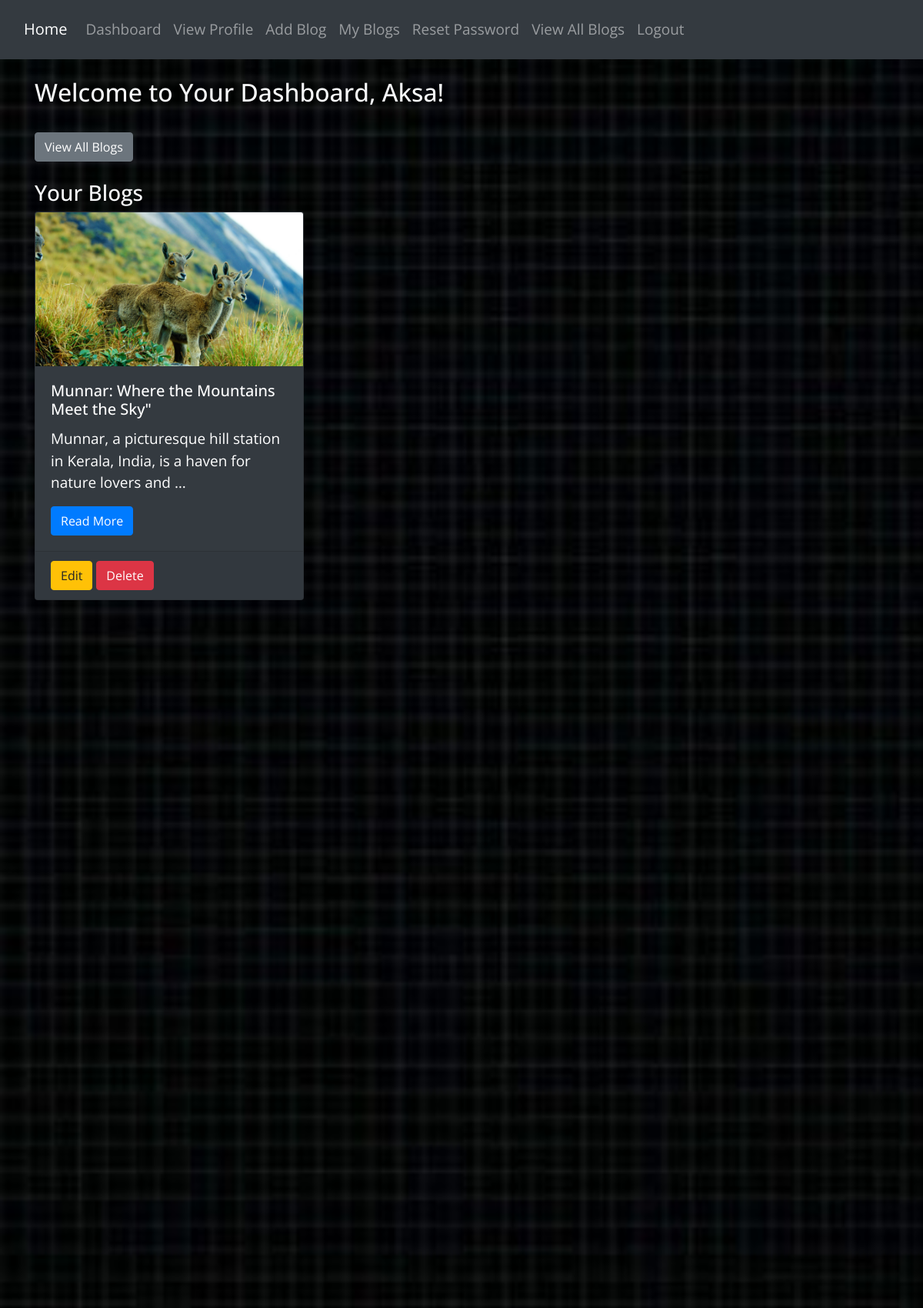
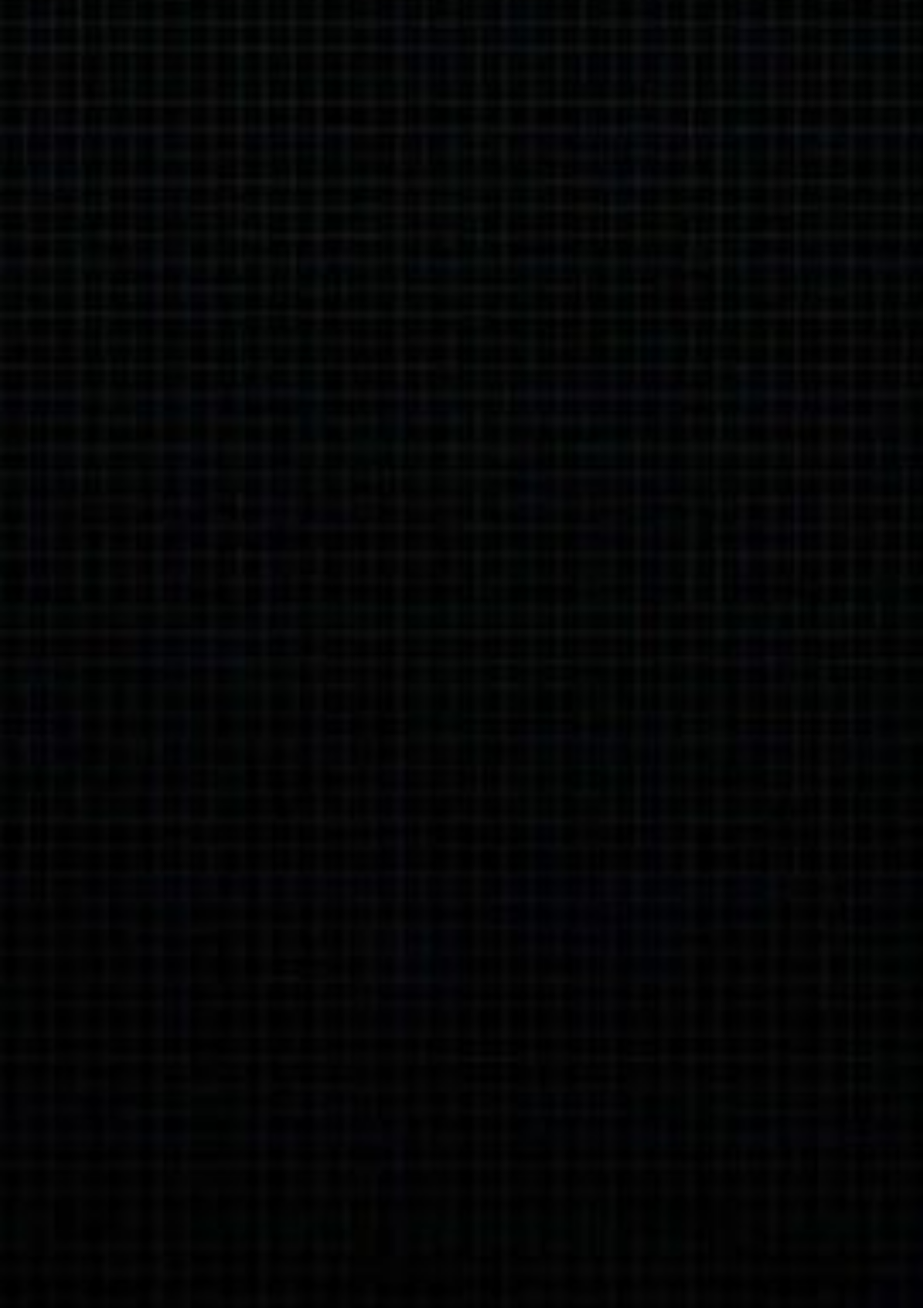
Page /user-home/ (signed in, upper part) on the committed database (2 pictures, top to bottom).
### adminpanel/models.py (models this page shows, shortened)
class Blog(models.Model):
    DRAFT = 'draft'
    PUBLISHED = 'published'
    STATUS_CHOICES = [
        (DRAFT, 'Draft'),
        (PUBLISHED, 'Published'),
    ]
    title = models.CharField(max_length=200)
    content = models.TextField()
    blog_image = models.ImageField(upload_to='blog_images/', null=True, blank=True)
    author = models.ForeignKey(User, on_delete=models.CASCADE,related_name='blogs')
    created_at = models.DateTimeField(default=timezone.now)
    updated_at = models.DateTimeField(auto_now=True)
    status = models.CharField(max_length=10, choices=STATUS_CHOICES, default=DRAFT)
    is_visible = models.BooleanField(default=True)

### userpanel/views.py (the view)
# urls.py: path('user-home/', views.user_home, name='user_home'),
@login_required
def user_home(request):
    blogs = Blog.objects.filter(author=request.user)
    context = {
        'blogs': blogs
    }
    return render(request, 'userpanel/user_home.html', context)

### userpanel/templates/userpanel/user_home.html (shortened to what this page needs)
{% extends 'userpanel/user_base.html' %}
{% block content %}
<div class="container mt-4">
    <h2 class="text-light">Welcome to Your Dashboard, {{ user.username }}!</h2>
    <hr class="text-light">
    <div class="text-end mb-3">
        <a href="{% url 'userpanel:blog_list' %}" class="btn btn-secondary">View All Blogs</a>
    </div>
    <div class="mt-4">
        <h3 class="text-light">Your Blogs</h3>
        <div class="row">
            {% if blogs %}
                {% for blog in blogs %}
                <div class="col-md-4 mb-3">
                    <div class="card bg-dark text-white">
                        <img src="{{ blog.blog_image.url }}" class="card-img-top" alt="{{ blog.title }}" style="height: 200px; object-fit: cover;">
                        <div class="card-body">
                            <h5 class="card-title text-white">{{ blog.title }}</h5>
                            <p class="card-text text-white">{{ blog.content|truncatewords:15 }}</p>
                            <a href="{% url 'userpanel:view_blog' blog.id %}" class="btn btn-primary">Read More</a>
                        </div>
                        <div class="card-footer">
                            <a href="{% url 'userpanel:edit_blog' blog.id %}" class="btn btn-warning">Edit</a>
                            <a href="{% url 'userpanel:delete_blog' blog.id %}" class="btn btn-danger">Delete</a>
                        </div>
                    </div>
                </div>
                {% endfor %}
            {% else %}
                <p class="text-light">You haven't posted any blogs yet. Start by <a href="{% url 'userpanel:add_blog' %}" class="text-primary">adding a new blog</a>.</p>
            {% endif %}
        </div>
    </div>
</div>
{% endblock %}
{% load static %}

### static/admin_dashboard/css/tooplate-style.css (style rules this page uses)
* { margin: 0; padding: 0; }
body { font-family: "Open Sans", Helvetica, Arial, sans-serif; font-size: 19px; color: #ffffff; overflow-x: hidden; background: #25332e; }
a { transition: all 0.2s; }

### rows in the picture
Blog: blog_image (picture), title "Munnar: Where the Mountains Meet the Sky\"", content "Munnar, a picturesque hill station in Kerala, India, is a haven for nature lovers and …"

### other values in the picture
{{ user.username }} "Aksa"
